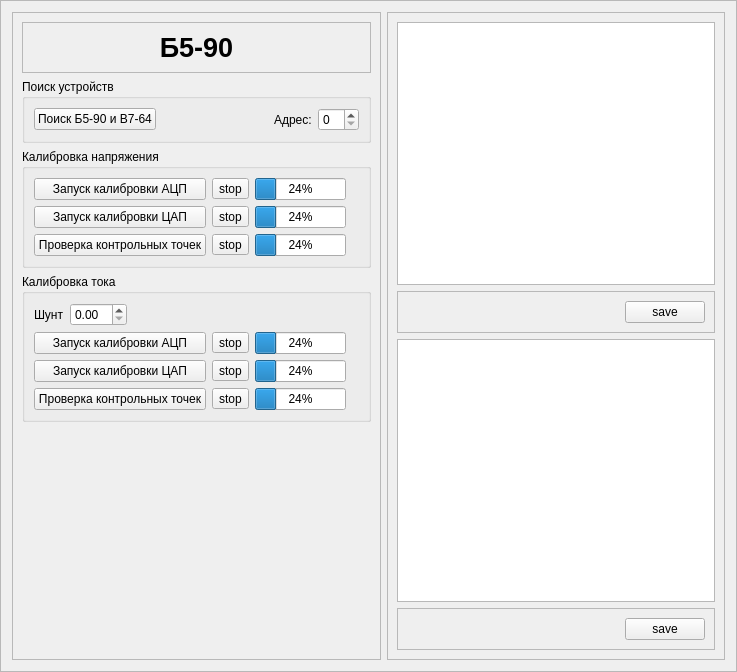
<?xml version="1.0" encoding="UTF-8"?>
<ui version="4.0">
 <class>B590</class>
 <widget class="QFrame" name="B590">
  <property name="geometry">
   <rect>
    <x>0</x>
    <y>0</y>
    <width>737</width>
    <height>672</height>
   </rect>
  </property>
  <property name="windowTitle">
   <string>Frame</string>
  </property>
  <property name="frameShape">
   <enum>QFrame::StyledPanel</enum>
  </property>
  <property name="frameShadow">
   <enum>QFrame::Raised</enum>
  </property>
  <layout class="QHBoxLayout" name="horizontalLayout_2">
   <item>
    <widget class="QFrame" name="frame_2">
     <property name="sizePolicy">
      <sizepolicy hsizetype="Fixed" vsizetype="Preferred">
       <horstretch>0</horstretch>
       <verstretch>0</verstretch>
      </sizepolicy>
     </property>
     <property name="frameShape">
      <enum>QFrame::StyledPanel</enum>
     </property>
     <property name="frameShadow">
      <enum>QFrame::Raised</enum>
     </property>
     <layout class="QVBoxLayout" name="verticalLayout_5">
      <item>
       <widget class="QFrame" name="frame">
        <property name="frameShape">
         <enum>QFrame::StyledPanel</enum>
        </property>
        <property name="frameShadow">
         <enum>QFrame::Raised</enum>
        </property>
        <layout class="QHBoxLayout" name="horizontalLayout_4">
         <item>
          <widget class="QLabel" name="label_2">
           <property name="font">
            <font>
             <family>Liberation Sans</family>
             <pointsize>20</pointsize>
             <weight>75</weight>
             <bold>true</bold>
            </font>
           </property>
           <property name="text">
            <string>Б5-90</string>
           </property>
           <property name="alignment">
            <set>Qt::AlignCenter</set>
           </property>
          </widget>
         </item>
        </layout>
       </widget>
      </item>
      <item>
       <widget class="QGroupBox" name="groupBox_4">
        <property name="title">
         <string>Поиск устройств</string>
        </property>
        <layout class="QHBoxLayout" name="horizontalLayout_3">
         <item>
          <widget class="QPushButton" name="btn_find_devices">
           <property name="text">
            <string>Поиск Б5-90 и В7-64</string>
           </property>
          </widget>
         </item>
         <item>
          <spacer name="horizontalSpacer_2">
           <property name="orientation">
            <enum>Qt::Horizontal</enum>
           </property>
           <property name="sizeHint" stdset="0">
            <size>
             <width>40</width>
             <height>20</height>
            </size>
           </property>
          </spacer>
         </item>
         <item>
          <widget class="QLabel" name="label">
           <property name="text">
            <string>Адрес:</string>
           </property>
          </widget>
         </item>
         <item>
          <widget class="QSpinBox" name="sb_address"/>
         </item>
        </layout>
       </widget>
      </item>
      <item>
       <widget class="QGroupBox" name="groupBox">
        <property name="title">
         <string>Калибровка напряжения</string>
        </property>
        <layout class="QVBoxLayout" name="verticalLayout_2">
         <item>
          <layout class="QGridLayout" name="gridLayout_2">
           <item row="2" column="3">
            <widget class="QLabel" name="label_check_U">
             <property name="pixmap">
              <pixmap resource="../../../../pictures/pictures.qrc">:/pictures/button_cancel.png</pixmap>
             </property>
            </widget>
           </item>
           <item row="0" column="3">
            <widget class="QLabel" name="label_calibration_ADC_U">
             <property name="pixmap">
              <pixmap resource="../../../../pictures/pictures.qrc">:/pictures/button_cancel.png</pixmap>
             </property>
            </widget>
           </item>
           <item row="2" column="2">
            <widget class="QProgressBar" name="pb_check_U">
             <property name="sizePolicy">
              <sizepolicy hsizetype="Expanding" vsizetype="Minimum">
               <horstretch>0</horstretch>
               <verstretch>0</verstretch>
              </sizepolicy>
             </property>
             <property name="value">
              <number>24</number>
             </property>
            </widget>
           </item>
           <item row="2" column="0">
            <widget class="QPushButton" name="btn_check_U">
             <property name="sizePolicy">
              <sizepolicy hsizetype="Minimum" vsizetype="Minimum">
               <horstretch>0</horstretch>
               <verstretch>0</verstretch>
              </sizepolicy>
             </property>
             <property name="text">
              <string>Проверка контрольных точек</string>
             </property>
            </widget>
           </item>
           <item row="0" column="0">
            <widget class="QPushButton" name="btn_calibration_ADC_U">
             <property name="sizePolicy">
              <sizepolicy hsizetype="Minimum" vsizetype="Minimum">
               <horstretch>0</horstretch>
               <verstretch>0</verstretch>
              </sizepolicy>
             </property>
             <property name="text">
              <string>Запуск калибровки АЦП</string>
             </property>
            </widget>
           </item>
           <item row="0" column="2">
            <widget class="QProgressBar" name="pb_calibration_ADC_U">
             <property name="sizePolicy">
              <sizepolicy hsizetype="Expanding" vsizetype="Minimum">
               <horstretch>0</horstretch>
               <verstretch>0</verstretch>
              </sizepolicy>
             </property>
             <property name="value">
              <number>24</number>
             </property>
            </widget>
           </item>
           <item row="0" column="1">
            <widget class="QToolButton" name="btn_stop_calibration_ADC_U">
             <property name="text">
              <string>stop</string>
             </property>
             <property name="icon">
              <iconset resource="../../../../pictures/pictures.qrc">
               <normaloff>:/pictures/process-stop.png</normaloff>:/pictures/process-stop.png</iconset>
             </property>
            </widget>
           </item>
           <item row="2" column="1">
            <widget class="QToolButton" name="btn_stop_check_U">
             <property name="text">
              <string>stop</string>
             </property>
             <property name="icon">
              <iconset resource="../../../../pictures/pictures.qrc">
               <normaloff>:/pictures/process-stop.png</normaloff>:/pictures/process-stop.png</iconset>
             </property>
            </widget>
           </item>
           <item row="1" column="0">
            <widget class="QPushButton" name="btn_calibration_DAC_U">
             <property name="sizePolicy">
              <sizepolicy hsizetype="Minimum" vsizetype="Minimum">
               <horstretch>0</horstretch>
               <verstretch>0</verstretch>
              </sizepolicy>
             </property>
             <property name="text">
              <string>Запуск калибровки ЦАП</string>
             </property>
            </widget>
           </item>
           <item row="1" column="1">
            <widget class="QToolButton" name="btn_stop_calibration_DAC_U">
             <property name="text">
              <string>stop</string>
             </property>
             <property name="icon">
              <iconset resource="../../../../pictures/pictures.qrc">
               <normaloff>:/pictures/process-stop.png</normaloff>:/pictures/process-stop.png</iconset>
             </property>
            </widget>
           </item>
           <item row="1" column="2">
            <widget class="QProgressBar" name="pb_calibration_DAC_U">
             <property name="sizePolicy">
              <sizepolicy hsizetype="Expanding" vsizetype="Minimum">
               <horstretch>0</horstretch>
               <verstretch>0</verstretch>
              </sizepolicy>
             </property>
             <property name="value">
              <number>24</number>
             </property>
            </widget>
           </item>
           <item row="1" column="3">
            <widget class="QLabel" name="label_calibration_DAC_U">
             <property name="text">
              <string/>
             </property>
             <property name="pixmap">
              <pixmap resource="../../../../pictures/pictures.qrc">:/pictures/button_cancel.png</pixmap>
             </property>
            </widget>
           </item>
          </layout>
         </item>
        </layout>
       </widget>
      </item>
      <item>
       <widget class="QGroupBox" name="groupBox_2">
        <property name="title">
         <string>Калибровка тока</string>
        </property>
        <layout class="QVBoxLayout" name="verticalLayout_3">
         <item>
          <layout class="QGridLayout" name="gridLayout">
           <item row="9" column="4">
            <widget class="QLabel" name="label_check_I">
             <property name="pixmap">
              <pixmap resource="../../../../pictures/pictures.qrc">:/pictures/button_cancel.png</pixmap>
             </property>
            </widget>
           </item>
           <item row="9" column="3">
            <widget class="QProgressBar" name="pb_check_I">
             <property name="sizePolicy">
              <sizepolicy hsizetype="Expanding" vsizetype="Minimum">
               <horstretch>0</horstretch>
               <verstretch>0</verstretch>
              </sizepolicy>
             </property>
             <property name="value">
              <number>24</number>
             </property>
            </widget>
           </item>
           <item row="6" column="4">
            <widget class="QLabel" name="label_calibration_ADC_I">
             <property name="pixmap">
              <pixmap resource="../../../../pictures/pictures.qrc">:/pictures/button_cancel.png</pixmap>
             </property>
            </widget>
           </item>
           <item row="6" column="3">
            <widget class="QProgressBar" name="pb_calibration_ADC_I">
             <property name="sizePolicy">
              <sizepolicy hsizetype="Expanding" vsizetype="Minimum">
               <horstretch>0</horstretch>
               <verstretch>0</verstretch>
              </sizepolicy>
             </property>
             <property name="value">
              <number>24</number>
             </property>
            </widget>
           </item>
           <item row="9" column="1">
            <widget class="QPushButton" name="btn_check_I">
             <property name="sizePolicy">
              <sizepolicy hsizetype="Minimum" vsizetype="Minimum">
               <horstretch>0</horstretch>
               <verstretch>0</verstretch>
              </sizepolicy>
             </property>
             <property name="text">
              <string>Проверка контрольных точек</string>
             </property>
            </widget>
           </item>
           <item row="6" column="1">
            <widget class="QPushButton" name="btn_calibration_ADC_I">
             <property name="sizePolicy">
              <sizepolicy hsizetype="Minimum" vsizetype="Minimum">
               <horstretch>0</horstretch>
               <verstretch>0</verstretch>
              </sizepolicy>
             </property>
             <property name="text">
              <string>Запуск калибровки АЦП</string>
             </property>
            </widget>
           </item>
           <item row="5" column="1">
            <layout class="QHBoxLayout" name="horizontalLayout">
             <item>
              <widget class="QLabel" name="label_shunt">
               <property name="text">
                <string>Шунт</string>
               </property>
              </widget>
             </item>
             <item>
              <widget class="QDoubleSpinBox" name="sb_shunt"/>
             </item>
             <item>
              <spacer name="horizontalSpacer">
               <property name="orientation">
                <enum>Qt::Horizontal</enum>
               </property>
               <property name="sizeHint" stdset="0">
                <size>
                 <width>40</width>
                 <height>20</height>
                </size>
               </property>
              </spacer>
             </item>
            </layout>
           </item>
           <item row="6" column="2">
            <widget class="QToolButton" name="btn_stop_calibration_ADC_I">
             <property name="text">
              <string>stop</string>
             </property>
             <property name="icon">
              <iconset resource="../../../../pictures/pictures.qrc">
               <normaloff>:/pictures/process-stop.png</normaloff>:/pictures/process-stop.png</iconset>
             </property>
            </widget>
           </item>
           <item row="9" column="2">
            <widget class="QToolButton" name="btn_stop_check_I">
             <property name="text">
              <string>stop</string>
             </property>
             <property name="icon">
              <iconset resource="../../../../pictures/pictures.qrc">
               <normaloff>:/pictures/process-stop.png</normaloff>:/pictures/process-stop.png</iconset>
             </property>
            </widget>
           </item>
           <item row="7" column="1">
            <widget class="QPushButton" name="btn_calibration_DAC_I">
             <property name="sizePolicy">
              <sizepolicy hsizetype="Minimum" vsizetype="Minimum">
               <horstretch>0</horstretch>
               <verstretch>0</verstretch>
              </sizepolicy>
             </property>
             <property name="text">
              <string>Запуск калибровки ЦАП</string>
             </property>
            </widget>
           </item>
           <item row="7" column="2">
            <widget class="QToolButton" name="btn_stop_calibration_DAC_I">
             <property name="text">
              <string>stop</string>
             </property>
             <property name="icon">
              <iconset resource="../../../../pictures/pictures.qrc">
               <normaloff>:/pictures/process-stop.png</normaloff>:/pictures/process-stop.png</iconset>
             </property>
            </widget>
           </item>
           <item row="7" column="3">
            <widget class="QProgressBar" name="pb_calibration_DAC_I">
             <property name="sizePolicy">
              <sizepolicy hsizetype="Expanding" vsizetype="Minimum">
               <horstretch>0</horstretch>
               <verstretch>0</verstretch>
              </sizepolicy>
             </property>
             <property name="value">
              <number>24</number>
             </property>
            </widget>
           </item>
           <item row="7" column="4">
            <widget class="QLabel" name="label_calibration_DAC_I">
             <property name="pixmap">
              <pixmap resource="../../../../pictures/pictures.qrc">:/pictures/button_cancel.png</pixmap>
             </property>
            </widget>
           </item>
          </layout>
         </item>
        </layout>
       </widget>
      </item>
      <item>
       <spacer name="verticalSpacer_2">
        <property name="orientation">
         <enum>Qt::Vertical</enum>
        </property>
        <property name="sizeHint" stdset="0">
         <size>
          <width>20</width>
          <height>40</height>
         </size>
        </property>
       </spacer>
      </item>
     </layout>
    </widget>
   </item>
   <item>
    <widget class="QFrame" name="frame_3">
     <property name="frameShape">
      <enum>QFrame::StyledPanel</enum>
     </property>
     <property name="frameShadow">
      <enum>QFrame::Raised</enum>
     </property>
     <layout class="QVBoxLayout" name="verticalLayout">
      <item>
       <widget class="QTableView" name="table_U"/>
      </item>
      <item>
       <widget class="QFrame" name="frame_4">
        <property name="frameShape">
         <enum>QFrame::StyledPanel</enum>
        </property>
        <property name="frameShadow">
         <enum>QFrame::Raised</enum>
        </property>
        <layout class="QHBoxLayout" name="horizontalLayout_5">
         <item>
          <spacer name="horizontalSpacer_3">
           <property name="orientation">
            <enum>Qt::Horizontal</enum>
           </property>
           <property name="sizeHint" stdset="0">
            <size>
             <width>40</width>
             <height>20</height>
            </size>
           </property>
          </spacer>
         </item>
         <item>
          <widget class="QPushButton" name="btn_save_table_U">
           <property name="text">
            <string>save</string>
           </property>
          </widget>
         </item>
        </layout>
       </widget>
      </item>
      <item>
       <widget class="QTableView" name="table_I"/>
      </item>
      <item>
       <widget class="QFrame" name="frame_5">
        <property name="frameShape">
         <enum>QFrame::StyledPanel</enum>
        </property>
        <property name="frameShadow">
         <enum>QFrame::Raised</enum>
        </property>
        <layout class="QHBoxLayout" name="horizontalLayout_6">
         <item>
          <spacer name="horizontalSpacer_4">
           <property name="orientation">
            <enum>Qt::Horizontal</enum>
           </property>
           <property name="sizeHint" stdset="0">
            <size>
             <width>40</width>
             <height>20</height>
            </size>
           </property>
          </spacer>
         </item>
         <item>
          <widget class="QPushButton" name="btn_save_table_I">
           <property name="text">
            <string>save</string>
           </property>
          </widget>
         </item>
        </layout>
       </widget>
      </item>
     </layout>
    </widget>
   </item>
   <item>
    <layout class="QVBoxLayout" name="property_layout"/>
   </item>
  </layout>
 </widget>
 <resources>
  <include location="../../../../pictures/pictures.qrc"/>
 </resources>
 <connections/>
</ui>
